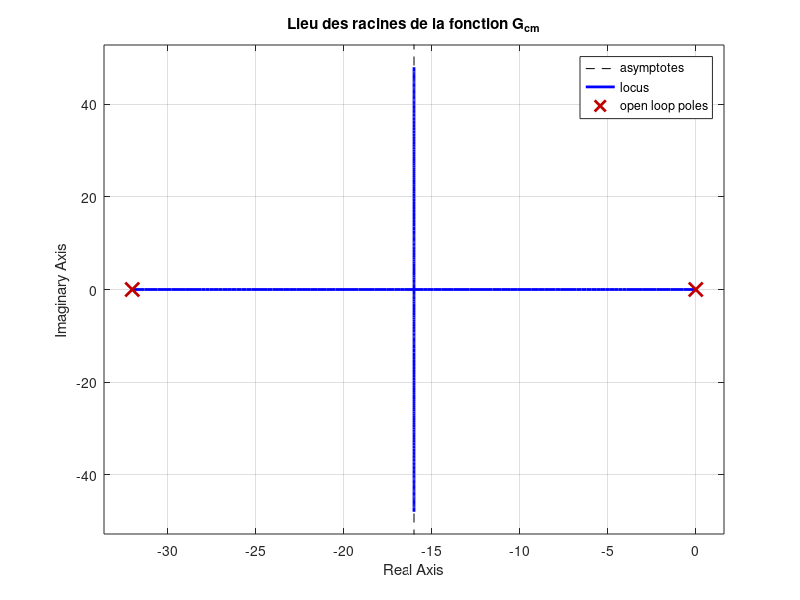

This chart was generated by the following MATLAB code: (Note: this script raises an error after producing the figure.)
%% SI Conception de la boucle interne 
clear all; clc;close all;
load("data_1v_4-09_100hz.mat", "Vm", "servo", "omega_c", "tsimu");
%Variables
ms  = 0.064;
Js  = 4.129e-6;
rs  = 0.0127;
g   = 9.81;
km  = 0.0076776;
kt  = 0.0076830;
nm  = 0.69;
Jm  = 3.9001e-7;
Jeq = 0.0017728; % Jeq = Jm + N^2*Jc
ng  = 0.9;
Kg  = 70;
rarm = 0.0254;
L   = 0.4254;
N = ng*Kg;

% Valeur tirer de SC
Rm = 3.6267;
Beq = 0.0073;

% FT de Gcm(s) theta_c/Vm;
numGcm = [Kg*ng*nm*kt]; % Kg*ng = N
denGcm = [Rm*Jeq (Rm*Beq + nm*kt*km*(Kg.^2)*ng) 0];
Gcm = tf(numGcm, denGcm);

% Ft de Gcm(s) standard
numGcm_st = [Kg*ng*nm*kt./(Rm*Jeq)];
denGcm_st = [1 (Rm*Beq + nm*kt*km*(Kg.^2)*ng)./(Rm*Jeq) 0./(Rm*Jeq)];
Gcm_st = tf(numGcm_st, denGcm_st);


% % Lieu des racines SI-1 (à garder en commentaire si pas utiliser)
figure(1) 
rlocus(Gcm) 
title('Lieu des racines de la fonction G_c_m')

%SI-2 a)
Kcrit = 4.94;
%SI-2 b)
ts_b = 4/16; %Valeur 16 = -zeta*wn pris appartir du rlocus 
%SI-2 c)
% À partir de la règle 7 Rlocus a la main
ts_c = 4./(16.019); % valeur calculé papier 


%SI-2 d)
Gcm_BF = feedback(Kcrit*Gcm,1);
denGcm_BF = [Gcm_BF.Denominator{1, 1}(1) Gcm_BF.Denominator{1, 1}(2) Gcm_BF.Denominator{1, 1}(3)]/Gcm_BF.Denominator{1, 1}(1);
numGcm_BF = Gcm_BF.Numerator{1, 1}(3)/Gcm_BF.Denominator{1, 1}(1);

tf_ = tf(numGcm_BF,denGcm_BF);

wn = sqrt(denGcm_BF(3));
zeta = denGcm_BF(2)/(2*wn);
ts_d = 4/wn*zeta;

%SI-2 F)
i = (Kcrit:0.1:100);
p_ts_cst = rlocus(Gcm,i);
phi = pi - angle(p_ts_cst(1,:));
Mp = 100*exp(-pi./tan(phi));

figure(2)
plot(phi,Mp)
title('MP-phi pour gain avec ts identique')
xlabel('phi (rad)')
ylabel('MP(%)')

%SI-3
Kint_Rac = 7.72; % trouver avec rlocus à damping = 0.8
zeta = 0.8;


Kint_Calc = ((Beq*Rm+nm*kt*Kg*Kg*ng*km)/(Rm*Jeq*2*zeta)).^2 * (Rm*Jeq)/(nm*kt*Kg*ng);
Gcm_BF = feedback(Gcm*Kint_Calc,1); %Visualiser la FT

% SI-4
poles_BF = roots(Gcm_BF.Denominator{1, 1});

figure(3) 
rlocus(Gcm)
hold on
plot(real(poles_BF),  imag(poles_BF),'Diamond','Color','r')
hold on
plot(real(poles_BF), -imag(poles_BF),'Diamond','Color','r')
title('Lieu des racines de la fonction G_c_m')
legend('G_c_m','Pôles désirés')

% SI-5
figure()
margin(Gcm)
title('Diagramme de Bode de G_c_m')

% SI-6
[GM,PM,wg,wp] = margin(Gcm);

zeta_Calc = 0.5*sqrt(tand(PM)*sind(PM));
PM_Calc = atand((2*zeta)/(sqrt(sqrt(1+4*zeta.^4)-2*zeta.^2)));

%SI-7 % A REVOIR
kbb = 5*g*rarm/(L*7);
coefA =  -(Rm*Beq+nm*kt*km*Kg.^2*ng)/(Rm*Jeq);
A = [0 1 0 0;
    0 0 kbb 0;
    0 0 0 1;
    0 0 0 coefA];
B = [0 0 0 (nm*kt*Kg*ng)/(Rm*Jeq)]';
C = [1 0 0 0;
    0 0 1 0];
D = [0 0]';

Aint = (A - B*Kint_Calc*C(2,:));
Bint = B*Kint_Calc;
Cint = C;
Dint = D;

vp_Aint = eig(Aint);

%SI-8
[numInt, denInt] = ss2tf(Aint,Bint,Cint,Dint,1);
Gsm_int = tf(numInt(1,:),denInt);
Gcm_int = tf(numInt(2,:),denInt);

poles_FT_int = roots(denInt); % Valeur propre et poles des FT sont identiques

%SI-9 
%La FT Gsm_int est classe 2 et la FT Gsm etait classe 1

%SI-10
figure()
rlocus(Gsm_int)
title('Lieu des racines de la G_s_m de la boucle interne')
% 
% close all;

